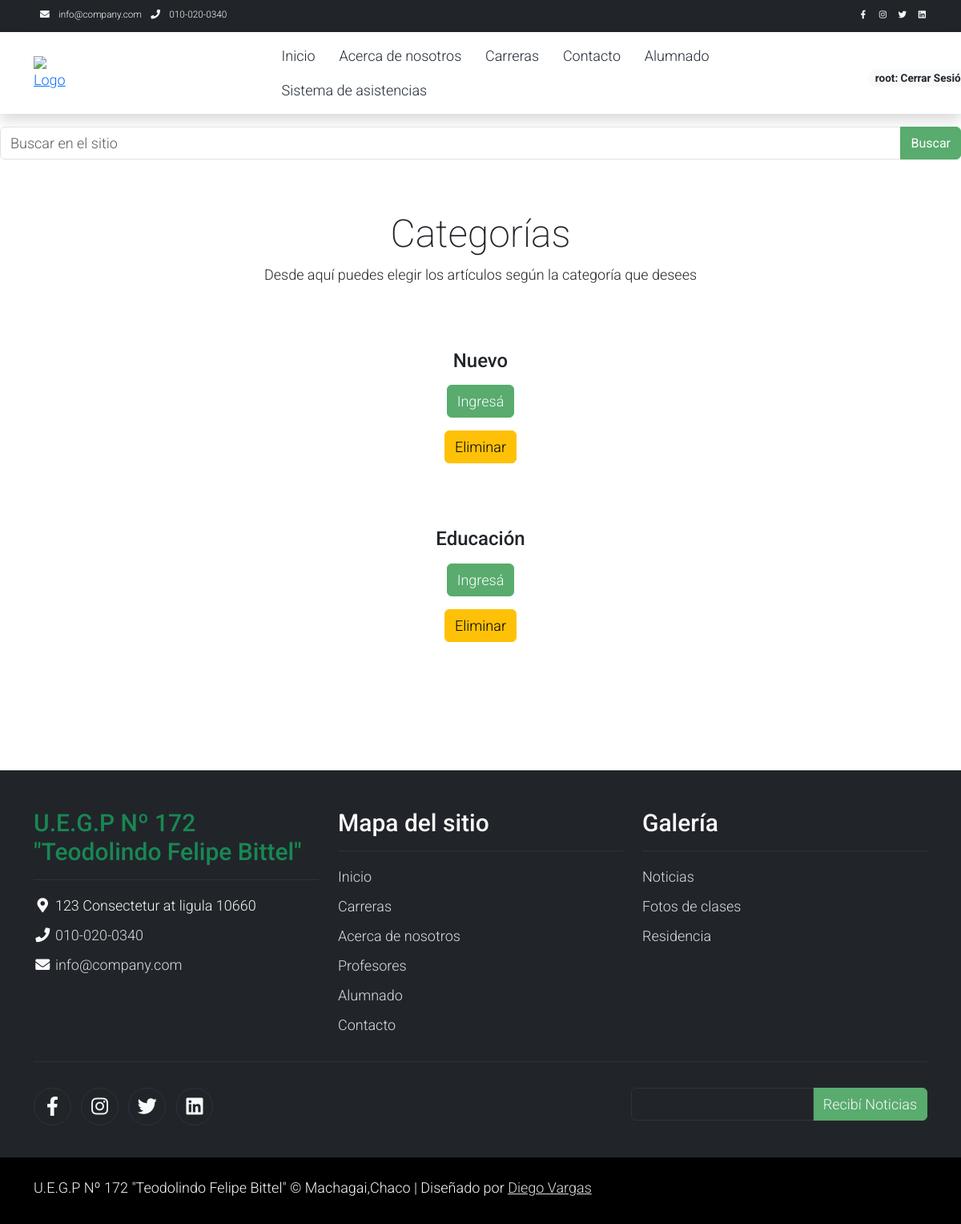
The app's page /categoria/ (signed in) with its own data.
### apps/usuario/models.py (models this page shows, shortened)
class Usuario(AbstractUser):
    imagen = models.ImageField(null=True, blank=True,upload_to='usuario', default='usuario/user-default.png')

### apps/articulo/models.py (models this page shows, shortened)
class Categoria(models.Model):
    nombre = models.CharField(max_length=30, null=False, default='Sin categoría')

### apps/articulo/views.py (the view)
# urls.py: path('categoria/', CategoriaListView.as_view(), name='categoria_lista'),
class CategoriaListView(ListView):
    model = Categoria
    template_name = 'articulo/categoria_lista.html'
    context_object_name = 'categorias'

### template/articulo/categoria_lista.html (shortened to what this page needs)
{% extends 'base.html' %}
{% load static %}
{% load colaborador_tags %}
{% block contenido %}
<section class="container py-5">
    <div class="row text-center pt-3">
        <div class="col-lg-6 m-auto">
            <h1 class="h1">Categorías</h1>
            <p>
                Desde aquí puedes elegir los artículos según la categoría que desees
            </p>
        </div>
    </div>
    <div class="row">
        {% for categoria in categorias %}
        <div class="col-md-12 p-5">
            <h4 class="text-center mt-3 mb-3">{{ categoria.nombre | capfirst }}</h4>
                <p class="text-center"><a class="btn btn-success" href="{% url 'apps.articulo:articulos_por_categoria' pk=categoria.pk %}">Ingresá</a></p>
            {% if user.is_superuser or request.user|has_group:"Colaborador"  %}
                <p class="text-center"><a class="btn btn-warning" href="{% url 'apps.articulo:categoria_delete' pk=categoria.pk %}">Eliminar</a></p>
            {% endif %}
        {% empty %}
            <h3 class="text-center mt-3 mb-3">No hay categorías</h3>
        {% endfor %}
        </div>
    </div>
</section>
{% endblock %}

### template/base.html (shortened to what this page needs)
{% load static %}
<!DOCTYPE html>
<html lang="es">
<head>
    <link rel="stylesheet" href="{% static 'assets/css/bootstrap.min.css' %}">
    <link rel="stylesheet" href="{% static 'assets/css/templatemo.css' %}">
    <link rel="stylesheet" href="{% static 'assets/css/custom.css' %}">
    <link href="https://cdn.jsdelivr.net/npm/bootstrap@5.3.0/dist/css/bootstrap.min.css" rel="stylesheet">
    <link rel="stylesheet" href=" {% static 'assets/css/fontawesome.min.css' %}">
    <link rel="stylesheet" href="https://cdn.jsdelivr.net/npm/sweetalert2@11.0.17/dist/sweetalert2.min.css">
</head>
<body>
    <nav class="navbar navbar-expand-lg bg-dark navbar-light d-none d-lg-block" id="templatemo_nav_top">
        <div class="container text-light">
            <div class="w-100 d-flex justify-content-between">
                <div>
                    <i class="fa fa-envelope mx-2"></i>
                    <a class="navbar-sm-brand text-light text-decoration-none" href="#">info@company.com</a>
                    <i class="fa fa-phone mx-2"></i>
                    <a class="navbar-sm-brand text-light text-decoration-none" href="#">010-020-0340</a>
                </div>
                <div>
                    <a class="text-light" href="#" target="_blank" rel="sponsored"><i class="fab fa-facebook-f fa-sm fa-fw me-2"></i></a>
                    <a class="text-light" href="https://www.instagram.com/" target="_blank"><i class="fab fa-instagram fa-sm fa-fw me-2"></i></a>
                    <a class="text-light" href="https://twitter.com/" target="_blank"><i class="fab fa-twitter fa-sm fa-fw me-2"></i></a>
                    <a class="text-light" href="https://www.linkedin.com/" target="_blank"><i class="fab fa-linkedin fa-sm fa-fw"></i></a>
                </div>
            </div>
        </div>
    </nav>
    <nav class="navbar navbar-expand-lg navbar-light shadow">
        <div class="container d-flex justify-content-between align-items-center">
            <a href="{% url 'index' %}">
                <img class="logo-uegp" src="{% static 'img/logo.png' %}" alt="Logo">
            </a>
            <div class="align-self-center collapse navbar-collapse flex-fill  d-lg-flex justify-content-lg-between" id="templatemo_main_nav">
                <div class="flex-fill">
                    <ul class="nav navbar-nav d-flex justify-content-between mx-lg-auto">
                        <li class="nav-item">
                            <a class="nav-link" href="{% url 'index' %}">Inicio</a>
                        </li>
                        <li class="nav-item">
                            <a class="nav-link" href="{% url 'index' %}">Acerca de nosotros</a>
                        </li>
                        <li class="nav-item">
                            <a class="nav-link" href="{% url 'apps.articulo:articulos' %}">Carreras</a>
                        </li>
                        <li class="nav-item">
                            <a class="nav-link" href="{% url 'contacto' %}">Contacto</a>
                        </li>
                        {% if user.is_authenticated %}
                        <li class="nav-item">
                            <a class="nav-link" href="{% url 'apps.articulo:articulos' %}">Alumnado</a>
                        </li>
                        <li class="nav-item">
                            <a class="nav-link" href="{% url 'contacto' %}">Sistema de asistencias</a>
                        </li>
                        {% endif %}
                    </ul>
                </div>
                    {% if user.is_authenticated %}
                            <form class="nav-icon position-relative text-decoration-none" action="{% url 'apps.usuario:logout' %}" method="post">
                                <button type="submit"><span class="position-absolute top-200 left-100 translate-middle badge rounded-pill bg-light text-dark">{{ user.username }}: Cerrar Sesión</span></button>
                            </form>
                    {% else %}
                        <a class="nav-icon position-relative text-decoration-none" href="{% url 'apps.usuario:login' %}?next={{ request.path }}">
                            <span class="position-absolute top-200 left-100 translate-middle badge rounded-pill bg-light text-dark">Iniciar Sesión</span>
                        </a>
                    {% endif %}
                </div>
            </div>
    </nav>
    <form class="w-100 mt-3" action="{% url 'apps.articulo:resultado_busqueda' %}" method="get">
        <div class="input-group">
            <input type="text" class="form-control" name="query" placeholder="Buscar en el sitio" required>
            <button class="btn btn-success" type="submit">Buscar</button>
        </div>
    </form>
    {% block contenido %}
    {% endblock %}
    <footer class="bg-dark" id="tempaltemo_footer">
        <div class="container">
            <div class="row">
                <div class="col-md-4 pt-5">
                    <h2 class="h2 text-success border-bottom pb-3 border-light logo">U.E.G.P Nº 172 "Teodolindo Felipe Bittel"</h2>
                    <ul class="list-unstyled text-light footer-link-list">
                        <li>
                            <i class="fas fa-map-marker-alt fa-fw"></i>
                            123 Consectetur at ligula 10660
                        </li>
                        <li>
                            <i class="fa fa-phone fa-fw"></i>
                            <a class="text-decoration-none" href="tel:010-020-0340">010-020-0340</a>
                        </li>
                        <li>
                            <i class="fa fa-envelope fa-fw"></i>
                            <a class="text-decoration-none" href="mailto:info@company.com">info@company.com</a>
                        </li>
                    </ul>
                </div>
                <div class="col-md-4 pt-5">
                    <h2 class="h2 text-light border-bottom pb-3 border-light">Mapa del sitio</h2>
                    <ul class="list-unstyled text-light footer-link-list">
                        <li><a class="text-decoration-none" href="#">Inicio</a></li>
                        <li><a class="text-decoration-none" href="#">Carreras</a></li>
                        <li><a class="text-decoration-none" href="#">Acerca de nosotros</a></li>
                        <li><a class="text-decoration-none" href="#">Profesores</a></li>
                        <li><a class="text-decoration-none" href="#">Alumnado</a></li>
                        <li><a class="text-decoration-none" href="#">Contacto</a></li>
                    </ul>
                </div>
                <div class="col-md-4 pt-5">
                    <h2 class="h2 text-light border-bottom pb-3 border-light">Galería</h2>
                    <ul class="list-unstyled text-light footer-link-list">
                        <li><a class="text-decoration-none" href="#">Noticias</a></li>
                        <li><a class="text-decoration-none" href="#">Fotos de clases</a></li>
                        <li><a class="text-decoration-none" href="#">Residencia</a></li>
                    </ul>
                </div>
            </div>
            <div class="row text-light mb-4">
                <div class="col-12 mb-3">
                    <div class="w-100 my-3 border-top border-light"></div>
                </div>
                <div class="col-auto me-auto">
                    <ul class="list-inline text-left footer-icons">
                        <li class="list-inline-item border border-light rounded-circle text-center">
                            <a class="text-light text-decoration-none" target="_blank" href="http://facebook.com/"><i class="fab fa-facebook-f fa-lg fa-fw"></i></a>
                        </li>
                        <li class="list-inline-item border border-light rounded-circle text-center">
                            <a class="text-light text-decoration-none" target="_blank" href="https://www.instagram.com/"><i class="fab fa-instagram fa-lg fa-fw"></i></a>
                        </li>
                        <li class="list-inline-item border border-light rounded-circle text-center">
                            <a class="text-light text-decoration-none" target="_blank" href="https://twitter.com/"><i class="fab fa-twitter fa-lg fa-fw"></i></a>
                        </li>
                        <li class="list-inline-item border border-light rounded-circle text-center">
                            <a class="text-light text-decoration-none" target="_blank" href="https://www.linkedin.com/"><i class="fab fa-linkedin fa-lg fa-fw"></i></a>
                        </li>
                    </ul>
                </div>
                <div class="col-auto">
                    <div class="input-group mb-2">
                        <input type="text" class="form-control bg-dark border-light" id="subscribeEmail" placeholder="Correo electrónico">
                        <div class="input-group-text btn-success text-light">Recibí Noticias</div>
                    </div>
                </div>
            </div>
        </div>
        <div class="w-100 bg-black py-3">
            <div class="container">
                <div class="row pt-2">
                    <div class="col-12">
                        <p class="text-left text-light">
                            U.E.G.P Nº 172 "Teodolindo Felipe Bittel" &copy; Machagai,Chaco
                            | Diseñado por <a rel="sponsored" href="#" target="_blank">Diego Vargas</a>
                        </p>
                    </div>
                </div>
            </div>
        </div>
    </footer>
</body>
</html>

### static/assets/css/templatemo.css (style rules this page uses)
body, ul, li, p, a, label, input, div { font-family: 'Roboto', sans-serif; font-size: 18px !important; font-weight: 300 !important; }
.h1 { font-family: 'Roboto', sans-serif; font-size: 48px !important; font-weight: 200 !important; }
.h2 { font-family: 'Roboto', sans-serif; font-size: 30px !important; font-weight: 300; }
.logo { font-weight: 500 !important; }
.text-success { color: #59ab6e !important; }
.text-light { color: #cfd6e1 !important; }
.bg-dark { background-color: #212934 !important; }
.bg-light { background-color: #e9eef5 !important; }
.bg-black { background-color: #1d242d !important; }
.btn-success { background-color: #59ab6e !important; border-color: #56ae6c !important; }
#templatemo_nav_top { min-height: 40px; }
#templatemo_nav_top * { font-size: .9em !important; }
#templatemo_main_nav a { color: #212934; }
.form-control { border: 1px solid #e8e8e8; }
#tempaltemo_footer a { color: #dcdde1; }
#tempaltemo_footer ul.footer-link-list li { padding-top: 10px; }
#tempaltemo_footer ul.footer-icons li { width: 2.6em; height: 2.6em; line-height: 2.6em; }
#tempaltemo_footer .border-light { border-color: #2d343f !important; }
@media (min-width: 768px) { #templatemo_main_nav .navbar-nav { max-width: 450px; } }
@media (min-width: 992px) { #templatemo_main_nav .navbar-nav { max-width: 550px; } }

### static/assets/css/custom.css (style rules this page uses)
.logo-uegp { height: 4rem; margin: 0%; padding: 0%; }

### records on screen
Usuario: username "root"
Categoria: nombre "Nuevo"
Categoria: nombre "Educación"
